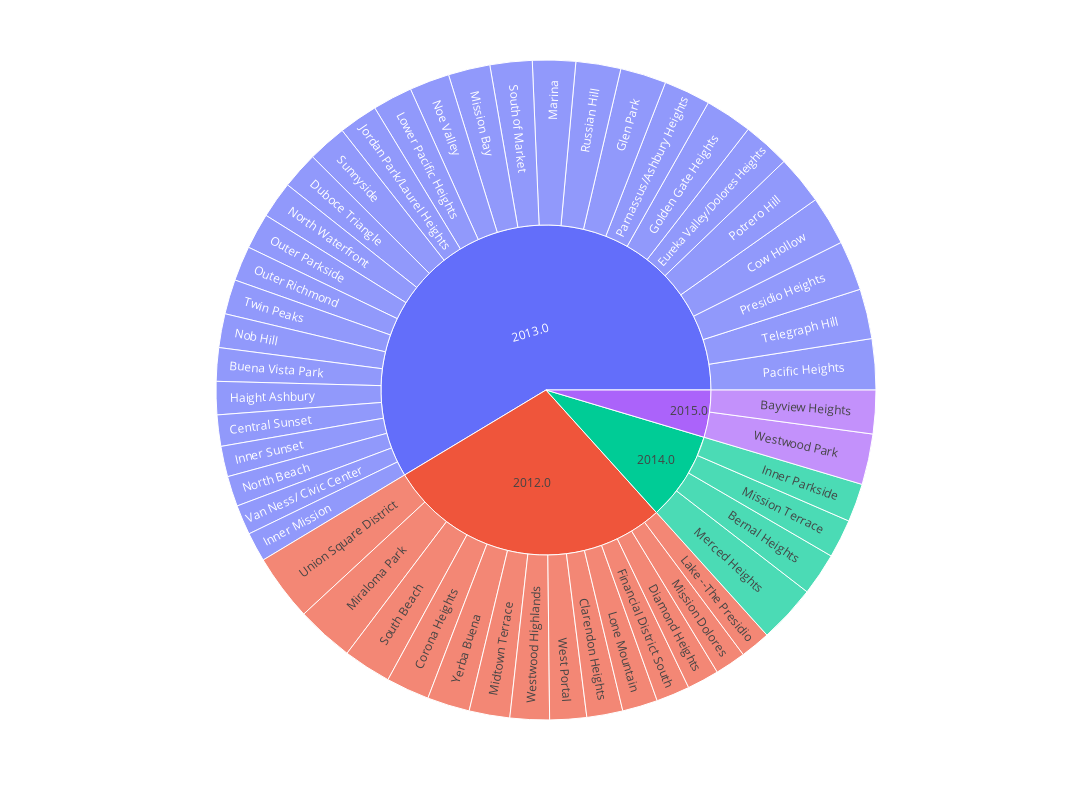

The notebook cell saved with this chart:
### Code cell
sunburst()

### Figure 1 — Plotly figure (JSON) as saved in the notebook; plotly's stock layout.template omitted (floating-point values rounded to 4 significant figures)
{"data": [{"branchvalues": "total", "domain": {"x": [0, 1], "y": [0, 1]}, "hovertemplate": "labels=%{label}<br>sale_price_sqr_foot=%{value}<br>parent=%{parent}<br>id=%{id}<extra></extra>", "ids": ["2015.0/Bayview Heights", "2014.0/Bernal Heights ", "2013.0/Buena Vista Park", "2013.0/Central Sunset", "2012.0/Clarendon Heights", "2012.0/Corona Heights", "2013.0/Cow Hollow", "2012.0/Diamond Heights", "2013.0/Duboce Triangle", "2013.0/Eureka Valley/Dolores Heights", "2012.0/Financial District South", "2013.0/Glen Park", "2013.0/Golden Gate Heights", "2013.0/Haight Ashbury", "2013.0/Inner Mission", "2014.0/Inner Parkside", "2013.0/Inner Sunset", "2013.0/Jordan Park/Laurel Heights", "2012.0/Lake --The Presidio", "2012.0/Lone Mountain", "2013.0/Lower Pacific Heights", "2013.0/Marina", "2014.0/Merced Heights", "2012.0/Midtown Terrace", "2012.0/Miraloma Park", "2013.0/Mission Bay", "2012.0/Mission Dolores", "2014.0/Mission Terrace", "2013.0/Nob Hill", "2013.0/Noe Valley", "2013.0/North Beach", "2013.0/North Waterfront", "2013.0/Outer Parkside", "2013.0/Outer Richmond ", "2013.0/Pacific Heights", "2013.0/Parnassus/Ashbury Heights", "2013.0/Potrero Hill", "2013.0/Presidio Heights", "2013.0/Russian Hill", "2012.0/South Beach", "2013.0/South of Market", "2013.0/Sunnyside", "2013.0/Telegraph Hill", "2013.0/Twin Peaks", "2012.0/Union Square District", "2013.0/Van Ness/ Civic Center", "2012.0/West Portal", "2012.0/Westwood Highlands", "2015.0/Westwood Park", "2012.0/Yerba Buena", "2012.0", "2013.0", "2014.0", "2015.0"], "labels": ["Bayview Heights", "Bernal Heights ", "Buena Vista Park", "Central Sunset", "Clarendon Heights", "Corona Heights", "Cow Hollow", "Diamond Heights", "Duboce Triangle", "Eureka Valley/Dolores Heights", "Financial District South", "Glen Park", "Golden Gate Heights", "Haight Ashbury", "Inner Mission", "Inner Parkside", "Inner Sunset", "Jordan Park/Laurel Heights", "Lake --The Presidio", "Lone Mountain", "Lower Pacific Heights", "Marina", "Merced Heights", "Midtown Terrace", "Miraloma Park", "Mission Bay", "Mission Dolores", "Mission Terrace", "Nob Hill", "Noe Valley", "North Beach", "North Waterfront", "Outer Parkside", "Outer Richmond ", "Pacific Heights", "Parnassus/Ashbury Heights", "Potrero Hill", "Presidio Heights", "Russian Hill", "South Beach", "South of Market", "Sunnyside", "Telegraph Hill", "Twin Peaks", "Union Square District", "Van Ness/ Civic Center", "West Portal", "Westwood Highlands", "Westwood Park", "Yerba Buena", "2012.0", "2013.0", "2014.0", "2015.0"], "name": "", "parents": ["2015.0", "2014.0", "2013.0", "2013.0", "2012.0", "2012.0", "2013.0", "2012.0", "2013.0", "2013.0", "2012.0", "2013.0", "2013.0", "2013.0", "2013.0", "2014.0", "2013.0", "2013.0", "2012.0", "2012.0", "2013.0", "2013.0", "2014.0", "2012.0", "2012.0", "2013.0", "2012.0", "2014.0", "2013.0", "2013.0", "2013.0", "2013.0", "2013.0", "2013.0", "2013.0", "2013.0", "2013.0", "2013.0", "2013.0", "2012.0", "2013.0", "2013.0", "2013.0", "2013.0", "2012.0", "2013.0", "2012.0", "2012.0", "2015.0", "2012.0", "", "", "", ""], "type": "sunburst", "values": [590, 576, 452, 423, 487, 587, 665, 434, 502, 642, 455, 623, 639, 449, 397, 519, 413, 529, 409, 478, 539, 583, 788, 550, 779, 566, 418, 523, 458, 542, 411, 498, 485, 473, 689, 632, 662, 675, 608, 650, 570, 528, 676, 469, 903, 404, 498, 533, 687, 576, 7757, 16202, 2406, 1277]}], "layout": {"height": 800, "legend": {"tracegroupgap": 0}, "margin": {"t": 60}, "width": 1400}}
